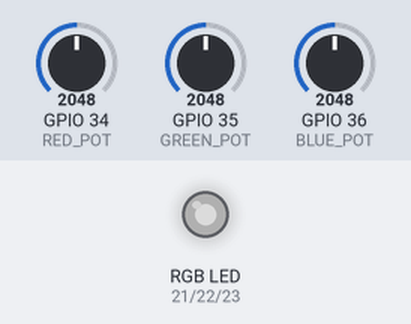
Bench run of a sketch on a simulated ESP32. On the bench: an RGB LED mixed from three pins (HIGH = lit). Inputs (shaded band) come from the test bench; at power-on: GPIO 34 (RED_POT) = 2048, GPIO 35 (GREEN_POT) = 2048, GPIO 36 (BLUE_POT) = 2048 (analog values on the 0–4095 scale). Dim RGB values are drawn brighter than linear.

Above: at 1.2 s.
1.3 s: GPIO 34 (RED_POT) set to 2866
At 2.4 s:
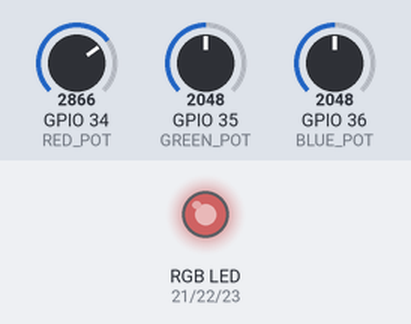
4.3 s: GPIO 35 (GREEN_POT) set to 0
At 4.8 s:
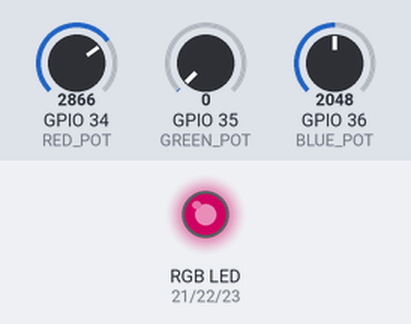
6.0 s: GPIO 36 (BLUE_POT) set to 2866
At 7.3 s:
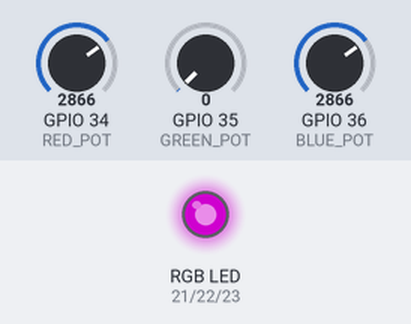
9.0 s: GPIO 35 (GREEN_POT) set to 3603
At 11.3 s:
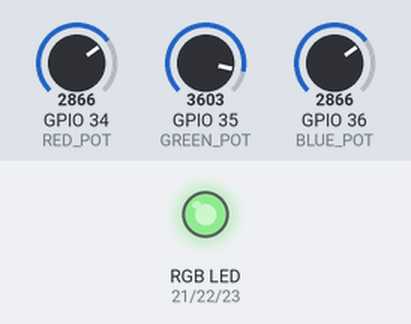
12.0 s: GPIO 34 (RED_POT) set to 3603
At 13.5 s:
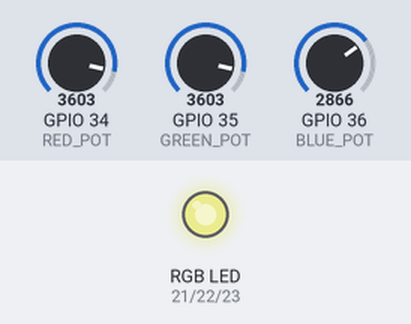
15.0 s: GPIO 36 (BLUE_POT) set to 3603
At 17.0 s:
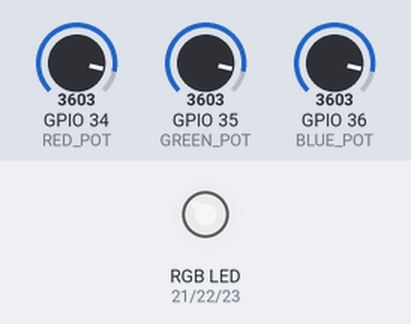
Timing chart, 0 to 18.5 s (numbered marks = the images above; inputs shaded):
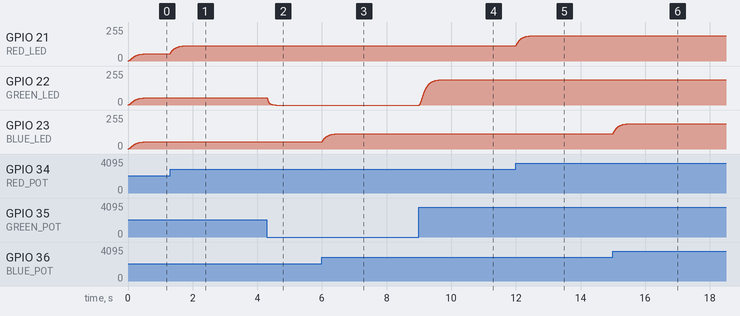

The sketch:

LED_POT.ino
```cpp
// GPIO Pin, make sure to connect correctly
#define RED_POT 34 // Red potentiometer connected to GPIO 34 (ADC1)
#define GREEN_POT 35 // Green potentiometer connected to GPIO 35 (ADC1)
#define BLUE_POT 36 // Blue potentiometer connected to GPIO 36 (ADC1)

#define RED_LED 21 // Red leg from LED light connected to GPIO 21 (PWM Pin)
#define GREEN_LED 22 // Green leg from LED light connected to GPIO 22 (PWM Pin)
#define BLUE_LED 23 // Blue leg from LED light connected to GPIO 23 (PWM Pin)

// Smooth Values
float rSmooth = 0;
float gSmooth = 0;
float bSmooth = 0;

// These values can be changed
const float SMOOTHING = 0.08; // Higher = faster response
const float GAMMA = 2.2; // Brightness correction, do not recommend to change

void setup() {
  // Set the rate in the serial monitor to 9600 baud
  Serial.begin(9600);

  // Returning 12 bits from analog pin to allow full read (255)
  analogReadResolution(12);

  // Set rettenuation to 11db
  analogSetPinAttenuation(RED_POT, ADC_11db);
  analogSetPinAttenuation(GREEN_POT, ADC_11db);
  analogSetPinAttenuation(BLUE_POT, ADC_11db);

  // Configure PWM signals
  ledcAttach(RED_LED, 5000, 8);
  ledcAttach(GREEN_LED, 5000, 8);
  ledcAttach(BLUE_LED, 5000, 8);
}

// Gamma correction function
int gammaCorrect(float value) {
  return (int)(pow(value / 255.0, GAMMA) * 255.0 + 0.5);
}

void loop() {

  // Read the analog pin information
  int rRaw = analogRead(RED_POT);
  int gRaw = analogRead(GREEN_POT);
  int bRaw = analogRead(BLUE_POT);

  // Map to 0–255
  float r = map(rRaw, 0, 4095, 0, 255);
  float g = map(gRaw, 0, 4095, 0, 255);
  float b = map(bRaw, 0, 4095, 0, 255);

  // Smooth once (exponential moving average)
  rSmooth += (r - rSmooth) * SMOOTHING;
  gSmooth += (g - gSmooth) * SMOOTHING;
  bSmooth += (b - bSmooth) * SMOOTHING;

  // Gamma correction
  int rOut = gammaCorrect(rSmooth);
  int gOut = gammaCorrect(gSmooth);
  int bOut = gammaCorrect(bSmooth);

  // Output PWM
  ledcWrite(RED_LED, rOut);
  ledcWrite(GREEN_LED, gOut);
  ledcWrite(BLUE_LED, bOut);

  delay(10);
}
```

Measured:
- after the input at 1.3 s, GPIO 21 (RED_LED): moves from 55/255 to 116/255 over 0.78 s, starting at once
- after the input at 4.3 s, GPIO 22 (GREEN_LED): moves from 55/255 to 0/255 over 0.26 s, starting at once
- after the input at 6.0 s, GPIO 23 (BLUE_LED): moves from 55/255 to 116/255 over 0.78 s, starting at once
- after the input at 9.0 s, GPIO 22 (GREEN_LED): moves from 0/255 to 191/255 over 0.92 s, starting at once
- after the input at 12.0 s, GPIO 21 (RED_LED): moves from 116/255 to 191/255 over 0.73 s, starting at once
- after the input at 15.0 s, GPIO 23 (BLUE_LED): moves from 116/255 to 191/255 over 0.73 s, starting at once
